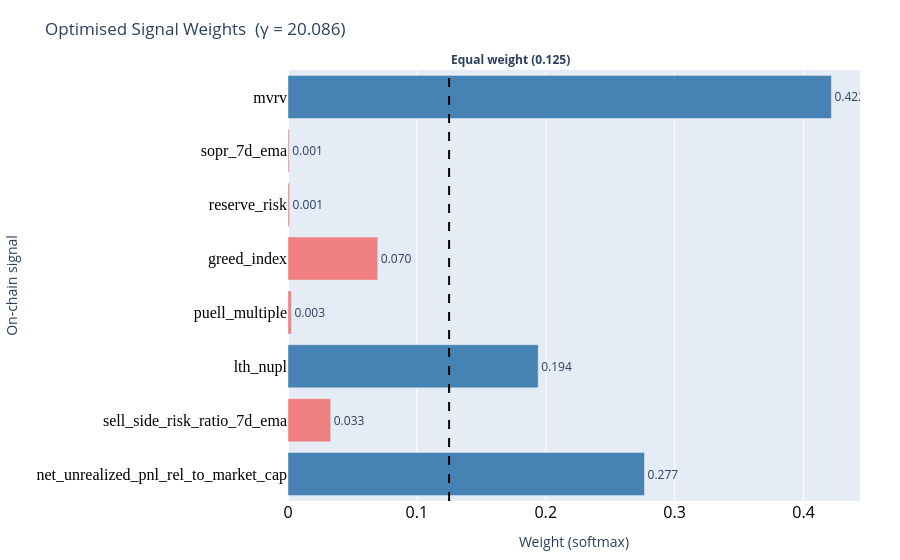

The code cell stored with this chart in its notebook:
### Code cell
# Learned signal weights bar chart
baseline_w = 1.0 / N_SIGNALS   # equal-weight reference

fig_w = go.Figure()
fig_w.add_trace(go.Bar(
    y=SIGNAL_COLS,
    x=opt_sig_w,
    orientation="h",
    text=[f"{w:.3f}" for w in opt_sig_w],
    textposition="outside",
    marker_color=[
        "steelblue" if w >= baseline_w else "lightcoral"
        for w in opt_sig_w
    ],
    name="Optimised weight",
))
fig_w.add_vline(
    x=baseline_w,
    line_dash="dash",
    line_color="black",
)
fig_w.add_annotation(
    x=baseline_w,
    y=1,              # > 1 pushes above plot area ("outside")
    xref="x",
    yref="paper",
    text=f"<b>Equal weight ({baseline_w:.3f})</b>",
    showarrow=False,     
    xanchor="left",
    yanchor="bottom",
)
fig_w.update_xaxes(
    tickfont=dict(size=16, color="black")
)
fig_w.update_yaxes(
    tickfont=dict(family="Arial Black", size=16, color="black")
)
fig_w.update_layout(
    title=f"Optimised Signal Weights  (γ = {opt_exponent:.3f})",
    yaxis_title="On-chain signal",
    xaxis_title="Weight (softmax)",
    margin=dict(l=220, r=40, t=70, b=40),
    showlegend=False,
)
fig_w.update_yaxes(autorange="reversed")
fig_w.show()

### Figure 1 — Plotly figure (JSON) as saved in the notebook; plotly's stock layout.template omitted (floating-point values rounded to 4 significant figures)
{"data": [{"marker": {"color": ["steelblue", "lightcoral", "lightcoral", "lightcoral", "lightcoral", "steelblue", "lightcoral", "steelblue"]}, "name": "Optimised weight", "orientation": "h", "text": ["0.422", "0.001", "0.001", "0.070", "0.003", "0.194", "0.033", "0.277"], "textposition": "outside", "type": "bar", "x": [0.4216, 0.0009371, 0.001201, 0.06965, 0.002652, 0.1941, 0.03314, 0.2766], "y": ["mvrv", "sopr_7d_ema", "reserve_risk", "greed_index", "puell_multiple", "lth_nupl", "sell_side_risk_ratio_7d_ema", "net_unrealized_pnl_rel_to_market_cap"]}], "layout": {"annotations": [{"showarrow": false, "text": "<b>Equal weight (0.125)</b>", "x": 0.125, "xanchor": "left", "xref": "x", "y": 1, "yanchor": "bottom", "yref": "paper"}], "margin": {"b": 40, "l": 220, "r": 40, "t": 70}, "shapes": [{"line": {"color": "black", "dash": "dash"}, "type": "line", "x0": 0.125, "x1": 0.125, "xref": "x", "y0": 0, "y1": 1, "yref": "y domain"}], "showlegend": false, "title": {"text": "Optimised Signal Weights  (γ = 20.086)"}, "xaxis": {"tickfont": {"color": "black", "size": 16}, "title": {"text": "Weight (softmax)"}}, "yaxis": {"autorange": "reversed", "tickfont": {"color": "black", "family": "Arial Black", "size": 16}, "title": {"text": "On-chain signal"}}}}
